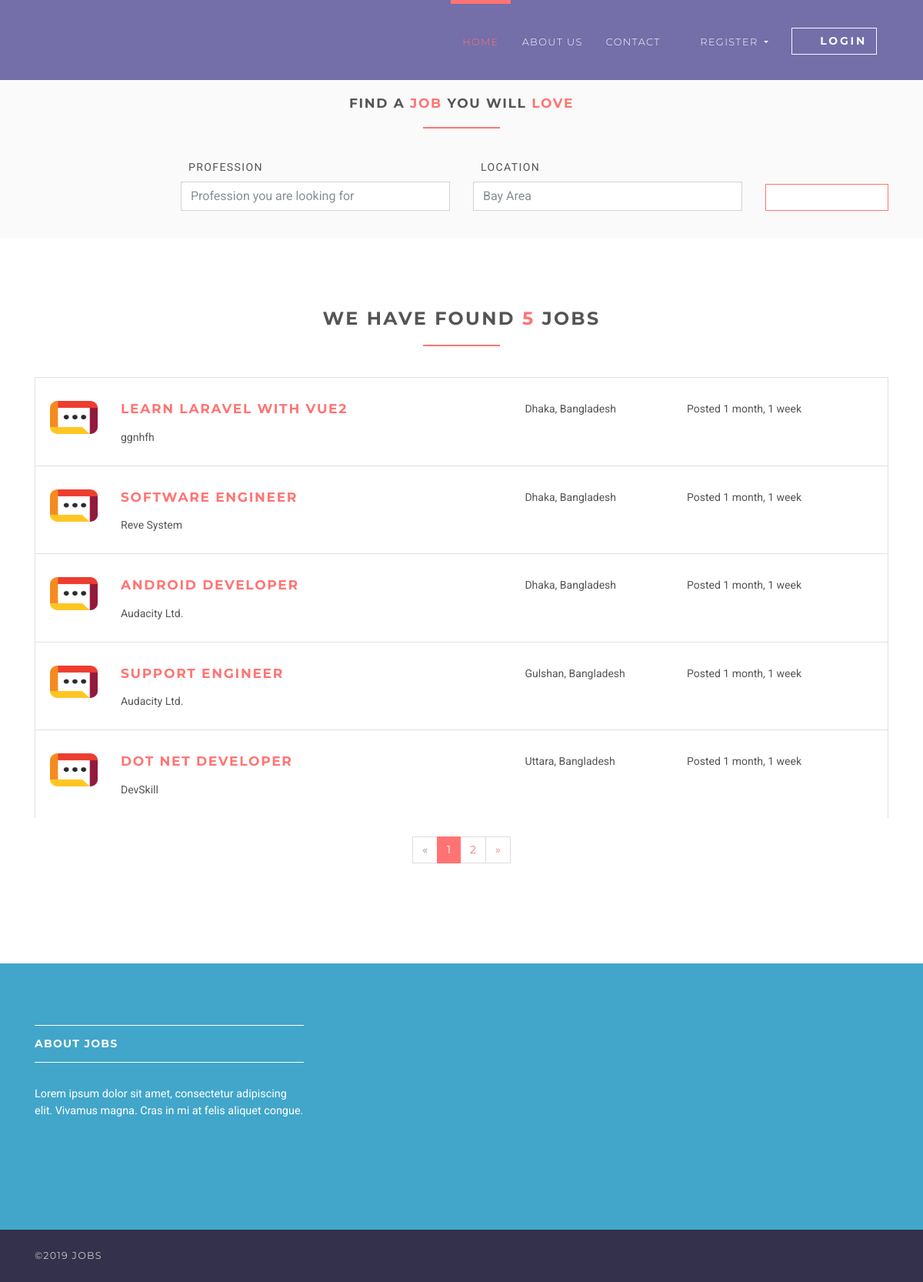
Page /jobs on the committed database.
### jobsapp/models.py (models this page shows, shortened)
class Job(models.Model):
    user = models.ForeignKey(User, on_delete=models.CASCADE)
    title = models.CharField(max_length=300)
    description = models.TextField()
    location = models.CharField(max_length=150)
    type = models.CharField(choices=JOB_TYPE, max_length=10)
    category = models.CharField(max_length=100)
    last_date = models.DateTimeField()
    company_name = models.CharField(max_length=100)
    company_description = models.CharField(max_length=300)
    website = models.CharField(max_length=100, default="")
    created_at = models.DateTimeField(default=timezone.now)
    filled = models.BooleanField(default=False)

### jobsapp/views/home.py (the view)
# urls.py: path('jobs', JobListView.as_view(), name='jobs'),
class JobListView(ListView):
    model = Job
    template_name = 'jobs/jobs.html'
    context_object_name = 'jobs'
    paginate_by = 5

### templates/jobs/jobs.html (shortened to what this page needs)
{% extends 'base.html' %}
{% load static %}
{% block content %}
    <section class="job-form-section job-form-section--compressed">
        <div class="container">
            <h4 class="heading">Find a <span class="accent">job </span> you will <span class="accent">love</span></h4>
            <form id="job-main-form" method="get" action="#" class="job-main-form">
                <div class="controls">
                    <div class="row align-items-end">
                        <div class="col-sm-1 col-lg-2"></div>
                        <div class="col-sm-5 col-lg-4 form-group">
                            <label for="profession">Profession</label>
                            <input type="text" id="profession" name="profession"
                                   placeholder="Profession you are looking for" class="form-control">
                        </div>
                        <div class="col-sm-5 col-lg-4 form-group">
                            <label for="location">Location</label>
                            <input type="text" id="location" name="location" placeholder="Any particular location?"
                                   value="Bay Area" class="form-control">
                        </div>
                        <div class="col-sm-1 col-lg-2 form-group">
                            <button type="submit" name="name"
                                    class="btn btn-outline-white-primary job-main-form__button">
                                <i class="fa fa-search"></i>
                            </button>
                        </div>
                    </div>
                </div>
            </form>
        </div>
    </section>
    <section>
        <div class="container">
            <h3 class="heading">We have found <span class="accent">{{ jobs.count }}</span> jobs</h3>
            {% for job in jobs %}
                <div class="job-listing  ">
                    <div class="row">
                        <div class="col-md-12 col-lg-6">
                            <div class="row">
                                <div class="col-2">
                                    <img src="{% static 'img/company-1.png' %}"
                                         alt="Ipsioou " class="img-fluid">
                                </div>
                                <div class="col-10">
                                    <h4 class="job__title"><a
                                            href="{% url 'jobs:jobs-detail' job.id %}">{{ job.title }}</a></h4>
                                    <p class="job__company">
                                        {{ job.company_name }}
                                    </p>
                                </div>
                            </div>
                        </div>
                        <div class="col-10 col-md-3 col-lg-2 ml-auto"><i class="fa fa-map-marker job__location"></i>
                            {{ job.location }}
                        </div>
                        <div class="col-10 col-md-3 col-lg-3 ml-auto">
                            <p>Posted {{ job.created_at|timesince }}</p>
                        </div>
                    </div>
                </div>
            {% endfor %}
            {% if is_paginated %}
                <div class="row">
                    <div class="col-md-12">
                        <nav aria-label="Page navigation example" class="d-flex justify-content-center mt-4 mb-4">
                            <ul class="pagination">
                                {% if page_obj.has_previous %}
                                    <li class="page-item">
                                        <a href="?page={{ page_obj.previous_page_number }}"
                                           class="page-link">&laquo;</a>
                                    </li>
                                {% else %}
                                    <li class="page-item disabled">
                                        <a class="page-link">&laquo;</a>
                                    </li>
                                {% endif %}
                                {% for i in page_obj.paginator.page_range %}
                                    {% if page_obj.number == i %}
                                        <li class="page-item active">
                                            <a class="page-link">{{ i }}</a>
                                        </li>
                                    {% else %}
                                        <li class="page-item">
                                            <a href="?page={{ i }}" class="page-link">{{ i }}</a>
                                        </li>
                                    {% endif %}
                                {% endfor %}
                                {% if page_obj.has_next %}
                                    <li class="page-item">
                                        <a href="?page={{ page_obj.next_page_number }}" class="page-link">&raquo;</a>
                                    </li>
                                {% else %}
                                    <li class="page-item disabled">
                                        <a class="page-link">&raquo;</a>
                                    </li>
                                {% endif %}
                            </ul>
                        </nav>
                    </div>
                </div>
            {% endif %}
        </div>
    </section>
{% endblock %}

### static/css/style.default.css (style rules this page uses)
html { height:100% }
body { height:100% }
section { position:relative;padding-top:90px;padding-bottom:90px }
button { cursor:pointer }
.heading { text-align:center;margin-bottom:40px }
.heading:after { content:" ";display:block;width:100px;height:2px;margin:20px auto 20px;background:#ff7473 }
a,button { -webkit-transition:all .2s ease-out;transition:all .2s ease-out }
a i.fa,button i.fa { margin:0 5px }
.accent { color:#ff7473 }
.job-form-section { padding:80px 0;background:#fafafa }
.job-form-section .job-main-form { margin-bottom:40px }
.job-form-section .job-main-form label { text-transform:uppercase;letter-spacing:0.1em;margin-left:10px }
.job-form-section.job-form-section--compressed { padding:20px }
.job-form-section.job-form-section--compressed .job-main-form { margin-bottom:0 }
.job-main-form__button { margin-top:15px;display:block;width:100% }
.job-listing { border:solid 1px #dee2e6;border-bottom:none;padding-top:30px;padding-bottom:10px;padding-left:19px;padding-right:15px;clear:both;-webkit-transition:all .2s ease-out;transition:all .2s ease-out }
.job__title { margin-top:0 }
.job__location { margin-right:5px;color:#868e96 }
.btn { font-weight:700;font-family:"Montserrat",Helvetica,Arial,sans-serif;border:1px solid transparent;text-transform:uppercase;letter-spacing:0.2em;padding:.375rem .75rem;font-size:.875rem;line-height:1.5;border-radius:0;-webkit-transition:background-color 0.15s ease-in-out,border-color 0.15s ease-in-out,-webkit-box-shadow 0.15s ease-in-out;transition:background-color 0.15s ease-in-out,border-color 0.15s ease-in-out,-webkit-box-shadow 0.15s ease-in-out;transition:background-color 0.15s ease-in-out,border-color 0.15s ease-in-out,box-shadow 0.15s ease-in-out;transition:background-color 0.15s ease-in-out,border-color 0.15s ease-in-out,box-shadow 0.15s ease-in-out,-webkit-box-shadow 0.15s ease-in-out }
.btn-outline-white-primary { color:#ff7473;background-color:#fff;background-image:none;border-color:#ff7473 }
body { font-family:"Roboto",Helvetica,Arial,sans-serif;font-size:.875rem;font-weight:400;line-height:1.5;color:#555;background-color:#fff }
a { color:#ff7473;text-decoration:none }
h1,h2,h3,h4,h5,h6,.h1,.h2,.h3,.h4,.box-simple h3,.box-image .name h3,.box-image-text .top .name h3,.box-image-text .top .name h4,.h5,.h6 { margin-bottom:1rem;font-family:"Montserrat",Helvetica,Arial,sans-serif;font-weight:700;line-height:1.2;color:#555;text-transform:uppercase;letter-spacing:0.1em }
h3,.h3 { font-size:1.4875rem }
h4,.h4,.box-simple h3,.box-image .name h3,.box-image-text .top .name h3,.box-image-text .top .name h4 { font-size:1.0675rem }
.page-item:first-child .page-link { border-top-left-radius:0rem;border-bottom-left-radius:0rem }
.page-item:last-child .page-link { border-top-right-radius:0rem;border-bottom-right-radius:0rem }
.page-item.active .page-link { color:#fff;background-color:#ff7473;border-color:#ff7473 }
.page-item.disabled .page-link { color:#868e96;background-color:#fff;border-color:#ddd }
.page-link { padding:.5rem .75rem;line-height:1.25;color:#ff7473;background-color:#fff;border:1px solid #ddd;font-family:"Montserrat",Helvetica,Arial,sans-serif }
.form-control { padding:.375rem .75rem;font-size:1rem;line-height:1.5;color:#868e96;background-color:#fff;border:1px solid #ced4da;border-radius:0;-webkit-transition:border-color ease-in-out 0.15s,-webkit-box-shadow ease-in-out 0.15s;transition:border-color ease-in-out 0.15s,-webkit-box-shadow ease-in-out 0.15s;transition:border-color ease-in-out 0.15s,box-shadow ease-in-out 0.15s;transition:border-color ease-in-out 0.15s,box-shadow ease-in-out 0.15s,-webkit-box-shadow ease-in-out 0.15s }
.form-control::placeholder { color:#868e96 }

### rows in the picture
Job: title "LEARN LARAVEL WITH VUE2", company_name "ggnhfh", location "Dhaka, Bangladesh", created_at "1 month, 1 week"
Job: title "SOFTWARE ENGINEER", company_name "Reve System", location "Dhaka, Bangladesh", created_at "1 month, 1 week"
Job: title "ANDROID DEVELOPER", company_name "Audacity Ltd.", location "Dhaka, Bangladesh", created_at "1 month, 1 week"
Job: title "SUPPORT ENGINEER", company_name "Audacity Ltd.", location "Gulshan, Bangladesh", created_at "1 month, 1 week"
Job: title "DOT NET DEVELOPER", company_name "DevSkill", location "Uttara, Bangladesh", created_at "1 month, 1 week"

### other values in the picture
{{ jobs.count }} "5"
{{ i }} "1"
{{ i }} "2"
